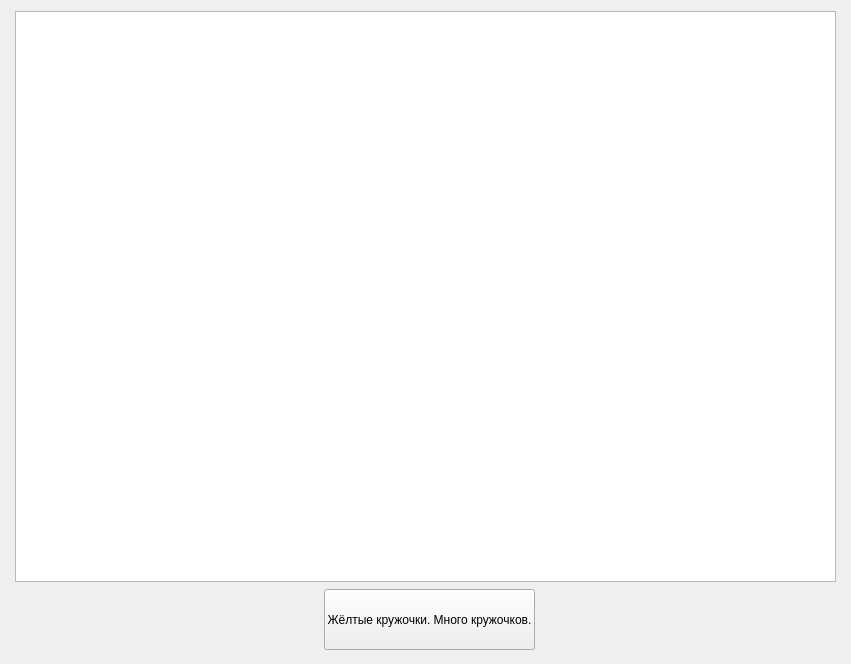
<?xml version="1.0" encoding="UTF-8"?>
<ui version="4.0">
 <class>Form</class>
 <widget class="QWidget" name="Form">
  <property name="geometry">
   <rect>
    <x>0</x>
    <y>0</y>
    <width>851</width>
    <height>664</height>
   </rect>
  </property>
  <property name="windowTitle">
   <string>Form</string>
  </property>
  <widget class="QGraphicsView" name="graphicsView">
   <property name="geometry">
    <rect>
     <x>15</x>
     <y>11</y>
     <width>821</width>
     <height>571</height>
    </rect>
   </property>
  </widget>
  <widget class="QPushButton" name="pushButton">
   <property name="geometry">
    <rect>
     <x>324</x>
     <y>589</y>
     <width>211</width>
     <height>61</height>
    </rect>
   </property>
   <property name="text">
    <string>Жёлтые кружочки. Много кружочков.</string>
   </property>
  </widget>
 </widget>
 <resources/>
 <connections/>
</ui>
